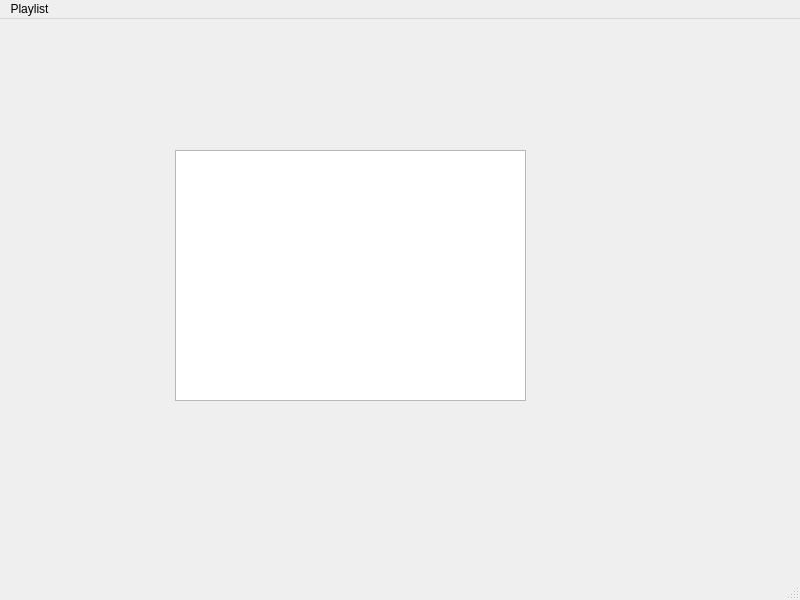
<?xml version="1.0" encoding="UTF-8"?>
<ui version="4.0">
 <class>ControlWindow</class>
 <widget class="QMainWindow" name="ControlWindow">
  <property name="geometry">
   <rect>
    <x>0</x>
    <y>0</y>
    <width>800</width>
    <height>600</height>
   </rect>
  </property>
  <property name="windowTitle">
   <string>ControlWindow</string>
  </property>
  <widget class="QWidget" name="centralwidget">
   <widget class="QListView" name="listView">
    <property name="geometry">
     <rect>
      <x>175</x>
      <y>131</y>
      <width>351</width>
      <height>251</height>
     </rect>
    </property>
   </widget>
  </widget>
  <widget class="QMenuBar" name="menubar">
   <property name="geometry">
    <rect>
     <x>0</x>
     <y>0</y>
     <width>800</width>
     <height>21</height>
    </rect>
   </property>
   <widget class="QMenu" name="menuPlaylist">
    <property name="title">
     <string>Playlist</string>
    </property>
    <addaction name="actionLoad"/>
    <addaction name="actionSave"/>
    <addaction name="actionCreate"/>
    <addaction name="actionAdd"/>
    <addaction name="actionAdd_Folder"/>
    <addaction name="actionRemove"/>
   </widget>
   <addaction name="menuPlaylist"/>
  </widget>
  <widget class="QStatusBar" name="statusbar"/>
  <action name="actionLoad">
   <property name="text">
    <string>Load</string>
   </property>
  </action>
  <action name="actionSave">
   <property name="text">
    <string>Save</string>
   </property>
  </action>
  <action name="actionCreate">
   <property name="text">
    <string>Create</string>
   </property>
  </action>
  <action name="actionAdd">
   <property name="text">
    <string>Add</string>
   </property>
  </action>
  <action name="actionAdd_Folder">
   <property name="text">
    <string>Add Folder</string>
   </property>
  </action>
  <action name="actionRemove">
   <property name="text">
    <string>Remove</string>
   </property>
  </action>
 </widget>
 <resources/>
 <connections/>
</ui>
